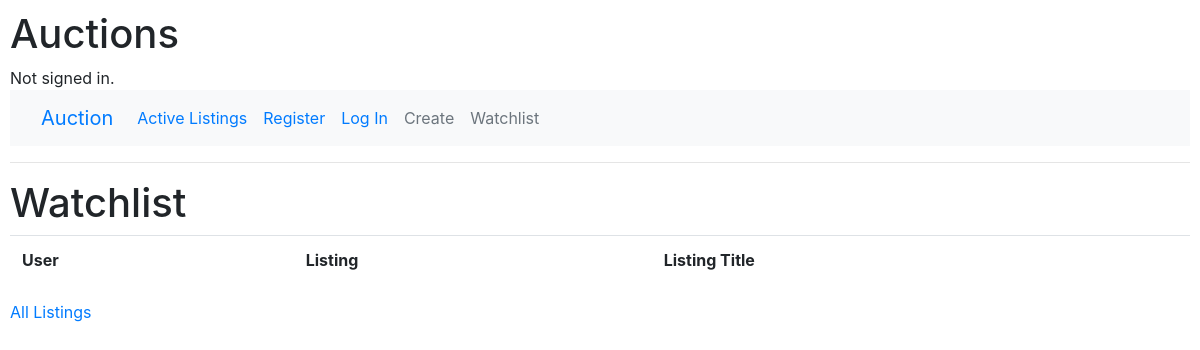
The app's page /watchlist, older data.
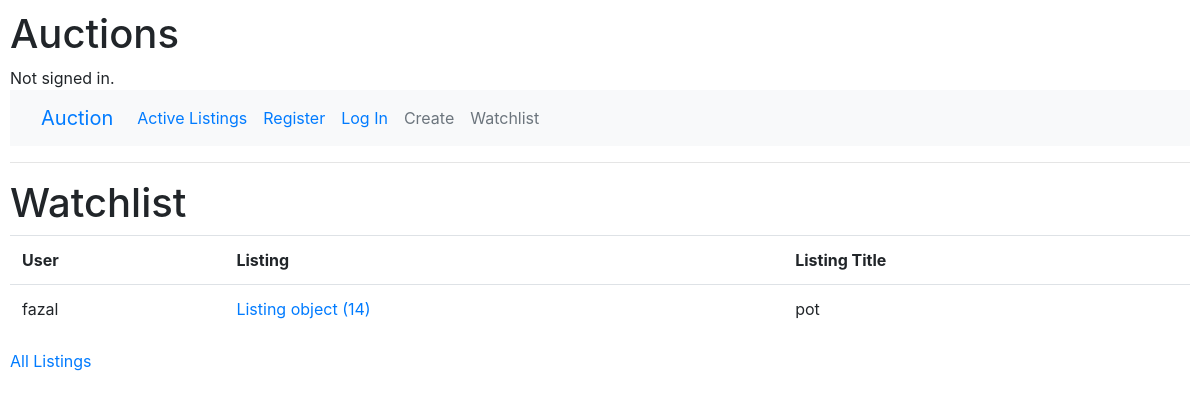
The same page, newer data.
### auctions/models.py (models this page shows)
class Watchlist(models.Model):
    user = models.ForeignKey(User, on_delete=models.CASCADE, blank=False, related_name="watchlists", default="")
    listing = models.ForeignKey(Listing, on_delete=models.CASCADE, related_name="watchlists", default="")
    watchlist_bool = models.BooleanField(default=False)

class User(AbstractUser):
    pass

class Listing(models.Model):
    title = models.CharField(max_length=64)
    description = models.CharField(max_length=256)
    starting_bid = models.IntegerField()

### auctions/views.py (the view)
# urls.py: path("watchlist", views.watchlist, name="watchlist")
def watchlist(request):
    return render(request, "auctions/watchlist.html", {
        "watchlist": Watchlist.objects.all()
    })

### auctions/templates/auctions/watchlist.html
{% extends "auctions/layout.html" %}
{% block body %}
    <h1>Watchlist</h1>
    <table class="table">
        <tr>
            <th>User</th>
            <th>Listing</th>
            <th>Listing Title</th>
        </tr>
        {% for item in watchlist %}
            <tr>
                <td>{{ item.user }}</td>
                <td><a href="{% url 'listing' item.listing.id %}">{{ item.listing }}</a></td>
                <td>{{ item.listing.title }}</td>
            </tr>
        {% endfor %}
    </table>
    <a href="{% url 'index' %}">All Listings</a>
{% endblock %}

Row changes from the older to the newer data that the page shows:
added Watchlist: user "fazal", listing "Listing object (14)", listing "pot"
